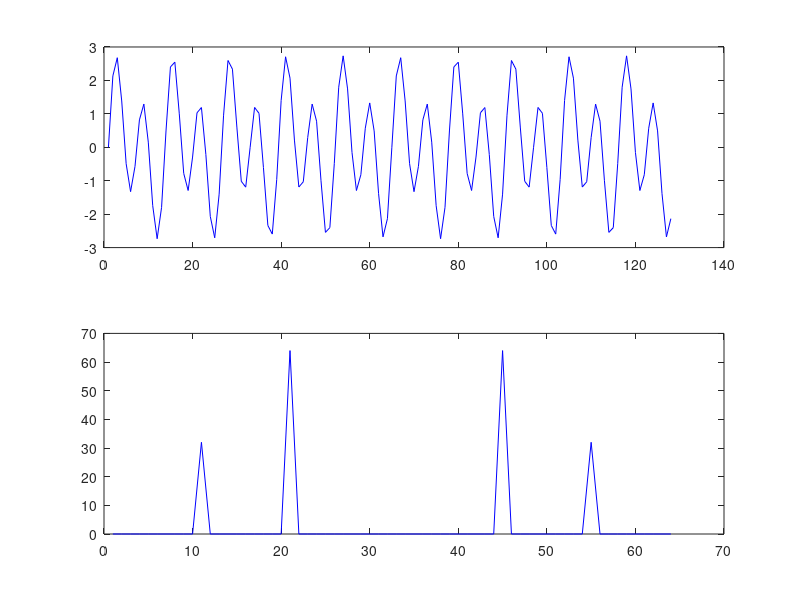
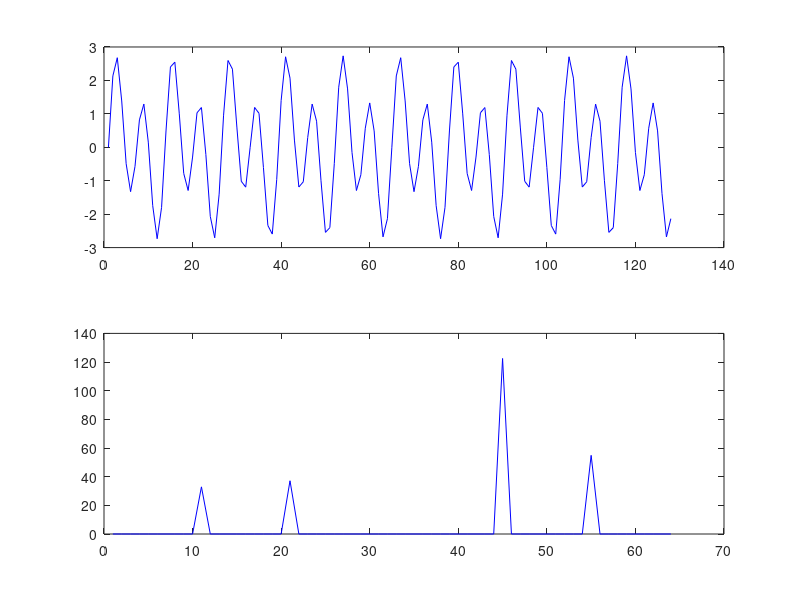
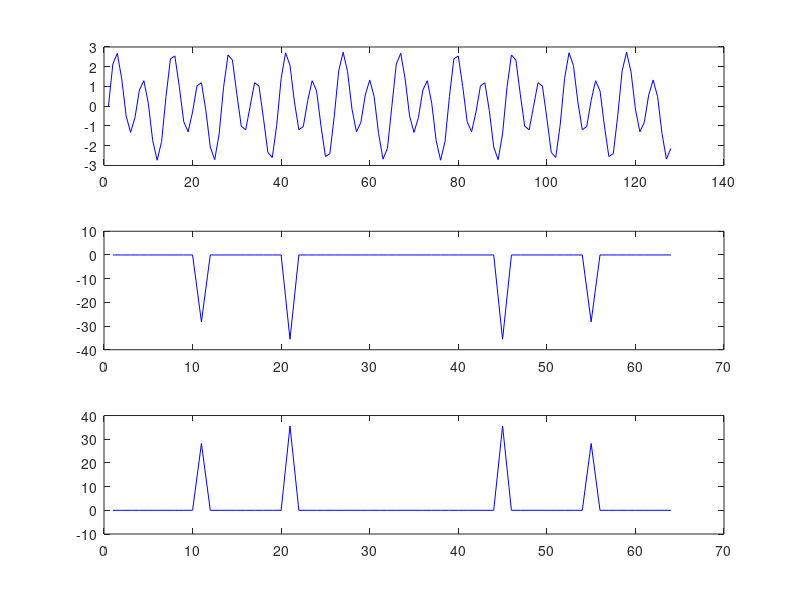

The MATLAB script that drew these images, in order:

%
% N-FFT of a single 2N signal 
% (doesn't work)
%


% create a real valued signal with known properties
xx = (0:2^7-1)/2^7;
signal = sin(xx*2*pi*10)+2*sin(xx*2*pi*20);

% fft it
result = fft(signal(1:2:end),2^6);
figure('name','reference')
subplot(211)
plot(signal,'color','b')
subplot(212)
plot(abs(result),'color','b');

% repeat, but this time we use the splitted approach
signal_split = signal(1:2:end)+1j*signal(2:2:end);

X = fft(signal_split,2^6);
figure('name','splitted')
subplot(211)
plot(signal,'color','b')
subplot(212)
plot(abs(X),'color','b');


% 	/* Rearrange the result X(k) to get the desired G(k)
% 	 * Equation: G(k) = X(k)*A(k) + X*(N-k)B(k)
% 	 *
% 	 * which can be expressed as:
% 	 * Gr(k) = Xr(k)Ar(k) - Xi(k)Ai(k) + Xr(N-k)Br(k) + Xi(N-k)Bi(k) 
% 	 * Gi(k) = Xi(k)Ar(k) + Xr(k)Ai(k) + Xr(N-k)Bi(k) - Xi(N-k)Br(k)
% 	 * with k = 0,1,...,N-1 and X(N) = X(0)
% 	 *
% 	 * Gr(N) = Xr(0) - Xi(0)
% 	 * Gi(N) = 0
% 	 *
% 	 * Symmetric part of the fft
% 	 * Gr(2N-k) = Gr(k)
% 	 * Gi(2N-k) = Gi(k)
% 	 *
% 	 * With Ar, Ai, Br and Bi equal to:
% 	 * Ar(k) = -sin(pi*k/N)
% 	 * Ai(k) = -cos(pi*k/N)
% 	 * Br(k) = sin(pi*k/N)
% 	 * Bi(k) = cos(pi*k/N)
% 	 * with k=0->N-1
% 	*/

%%
N=2^6;

for kk=0:N-1

    Ar(kk+1) = -sin(pi*kk/N);
    Ai(kk+1) = -cos(pi*kk/N);
    Br(kk+1) = sin(pi*kk/N);
    Bi(kk+1) = cos(pi*kk/N);

end

Gr = [];
Gi = [];
% 	 * Gr(k) = Xr(k)Ar(k) - Xi(k)Ai(k) + Xr(N-k)Br(k) + Xi(N-k)Bi(k) 
% 	 * Gi(k) = Xi(k)Ar(k) + Xr(k)Ai(k) + Xr(N-k)Bi(k) - Xi(N-k)Br(k)
kk=0;
Gr(kk+1) = real(X(kk+1))*Ar(kk+1) - imag(X(kk+1))*Ai(kk+1) + real(X(1))*Br(kk+1) + imag(X(1))*Bi(kk+1);
Gi(kk+1) = imag(X(kk+1))*Ar(kk+1) + real(X(kk+1))*Ai(kk+1) + real(X(1))*Bi(kk+1) - imag(X(1))*Br(kk+1);

for kk=1:N-1
    Gr(kk+1) = real(X(kk+1))*Ar(kk+1) - imag(X(kk+1))*Ai(kk+1);% + real(X((N+1)-kk))*Br(kk+1) + imag(X((N+1)-kk))*Bi(kk+1);
    %Gi(kk+1) = imag(X(kk+1))*Ar(kk+1) + real(X(kk+1))*Ai(kk+1) + real(X((N+1)-kk))*Bi(kk+1) - imag(X((N+1)-kk))*Br(kk+1);

    Gi(kk+1) = real(X((N+1)-kk))*Br(kk+1) + imag(X((N+1)-kk))*Bi(kk+1);
    %Gi(kk+1) = real(X((N+1)-kk))*Bi(kk+1) - imag(X((N+1)-kk))*Br(kk+1);

end

% 	 * Gr(N) = Xr(0) - Xi(0)
% 	 * Gi(N) = 0
% 
% Gr(N+1) = Gr(1);
% Gi(N+1) = -Gi(1);
% 
% % 	 * Symmetric part of the fft
% % 	 * Gr(2N-k) = Gr(k)
% % 	 * Gi(2N-k) = Gi(k)
% for kk=1:N-1
%     Gr(2*N-kk+1) = Gr(kk+1);
%     Gi(2*N-kk+1) = -Gi(kk+1);
% end

%X = Gr + 1j*Gi;
%X = Gr;


figure('name','reconstructed')
subplot(311)
plot(signal,'color','b')
subplot(312)
plot(Gr(1:N),'color','b');
subplot(313)
plot(Gi(1:N),'color','b');

